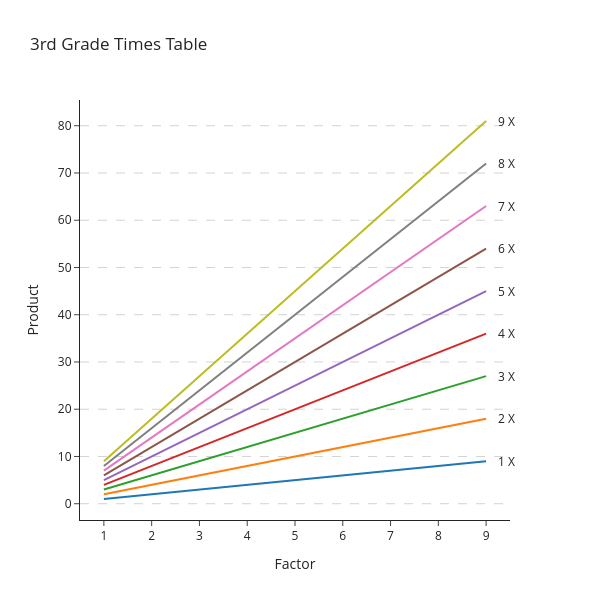

Notebook code cell kept with this figure:
### Markdown cell above
### Bring your own data viz
Jupyter does not provide built-in data visualization tools. 
Libraries like Plotly, Matplotlib, Altair or others are required.

Important: points:
- Jupyter notebooks are saved with data visualizations
- Notebook size is 10M with data visualizations included
- Reduced to 8M by changing float types from 64 to 32 bits
- Reduces to 12K when outputs were cleared before saving
- Marimo notebooks only save python 
- While jupyter support Julia, Python and R, Marimo is python only
 
#### Marimo only saves code, freeing up considerable amounts of disk space
#### Jupyter notebook may exceed git file size limits
#### By only saving python code, Marimo is inherently more git friendy

### Code cell
x_values = df_polars['1'].to_list()
fig = go.Figure([
        go.Scatter(
        x=x_values,
        y=df_polars[c].to_list(),
        mode='lines',
        name=c + '*X')
    for c in df_polars.columns
])
fig.update_layout(
    title='3rd Grade Times Table',
    xaxis_title='Factor',
    yaxis_title='Product',
    template='simple_white',
    hovermode='x unified',
    showlegend=False,
    width=(w:=600),
    height=w,
    margin=dict(r=90))
fig.update_xaxes(
    range=[min(x_values)-0.5, max(x_values)+0.5],
    tickmode='array',
    tickvals=x_values,
    ticktext=[str(value) for value in x_values],
    )
fig.update_yaxes(
    tickmode='array',
    tickvals=list(range(0, 101, 10)),
    showgrid=True,
    gridcolor='lightgray',
    griddash='dash')
fig.update_traces(cliponaxis=False)

for column in df_polars.columns:
    fig.add_annotation(
        x=x_values[-1],
        y=df_polars[column].to_list()[-1],
        text=column + ' X',
        showarrow=False,
        xanchor='left',
        xshift=10,
        yanchor='middle')

fig.show()

### Figure 1 — Plotly figure (JSON) as saved in the notebook; plotly's stock layout.template omitted (floating-point values rounded to 4 significant figures)
{"data": [{"cliponaxis": false, "mode": "lines", "name": "1*X", "type": "scatter", "x": [1, 2, 3, 4, 5, 6, 7, 8, 9], "y": [1, 2, 3, 4, 5, 6, 7, 8, 9]}, {"cliponaxis": false, "mode": "lines", "name": "2*X", "type": "scatter", "x": [1, 2, 3, 4, 5, 6, 7, 8, 9], "y": [2, 4, 6, 8, 10, 12, 14, 16, 18]}, {"cliponaxis": false, "mode": "lines", "name": "3*X", "type": "scatter", "x": [1, 2, 3, 4, 5, 6, 7, 8, 9], "y": [3, 6, 9, 12, 15, 18, 21, 24, 27]}, {"cliponaxis": false, "mode": "lines", "name": "4*X", "type": "scatter", "x": [1, 2, 3, 4, 5, 6, 7, 8, 9], "y": [4, 8, 12, 16, 20, 24, 28, 32, 36]}, {"cliponaxis": false, "mode": "lines", "name": "5*X", "type": "scatter", "x": [1, 2, 3, 4, 5, 6, 7, 8, 9], "y": [5, 10, 15, 20, 25, 30, 35, 40, 45]}, {"cliponaxis": false, "mode": "lines", "name": "6*X", "type": "scatter", "x": [1, 2, 3, 4, 5, 6, 7, 8, 9], "y": [6, 12, 18, 24, 30, 36, 42, 48, 54]}, {"cliponaxis": false, "mode": "lines", "name": "7*X", "type": "scatter", "x": [1, 2, 3, 4, 5, 6, 7, 8, 9], "y": [7, 14, 21, 28, 35, 42, 49, 56, 63]}, {"cliponaxis": false, "mode": "lines", "name": "8*X", "type": "scatter", "x": [1, 2, 3, 4, 5, 6, 7, 8, 9], "y": [8, 16, 24, 32, 40, 48, 56, 64, 72]}, {"cliponaxis": false, "mode": "lines", "name": "9*X", "type": "scatter", "x": [1, 2, 3, 4, 5, 6, 7, 8, 9], "y": [9, 18, 27, 36, 45, 54, 63, 72, 81]}], "layout": {"annotations": [{"showarrow": false, "text": "1 X", "x": 9, "xanchor": "left", "xshift": 10, "y": 9, "yanchor": "middle"}, {"showarrow": false, "text": "2 X", "x": 9, "xanchor": "left", "xshift": 10, "y": 18, "yanchor": "middle"}, {"showarrow": false, "text": "3 X", "x": 9, "xanchor": "left", "xshift": 10, "y": 27, "yanchor": "middle"}, {"showarrow": false, "text": "4 X", "x": 9, "xanchor": "left", "xshift": 10, "y": 36, "yanchor": "middle"}, {"showarrow": false, "text": "5 X", "x": 9, "xanchor": "left", "xshift": 10, "y": 45, "yanchor": "middle"}, {"showarrow": false, "text": "6 X", "x": 9, "xanchor": "left", "xshift": 10, "y": 54, "yanchor": "middle"}, {"showarrow": false, "text": "7 X", "x": 9, "xanchor": "left", "xshift": 10, "y": 63, "yanchor": "middle"}, {"showarrow": false, "text": "8 X", "x": 9, "xanchor": "left", "xshift": 10, "y": 72, "yanchor": "middle"}, {"showarrow": false, "text": "9 X", "x": 9, "xanchor": "left", "xshift": 10, "y": 81, "yanchor": "middle"}], "height": 600, "hovermode": "x unified", "margin": {"r": 90}, "showlegend": false, "title": {"text": "3rd Grade Times Table"}, "width": 600, "xaxis": {"range": [0.5, 9.5], "tickmode": "array", "ticktext": ["1", "2", "3", "4", "5", "6", "7", "8", "9"], "tickvals": [1, 2, 3, 4, 5, 6, 7, 8, 9], "title": {"text": "Factor"}}, "yaxis": {"gridcolor": "lightgray", "griddash": "dash", "showgrid": true, "tickmode": "array", "tickvals": [0, 10, 20, 30, 40, 50, 60, 70, 80, 90, 100], "title": {"text": "Product"}}}}
